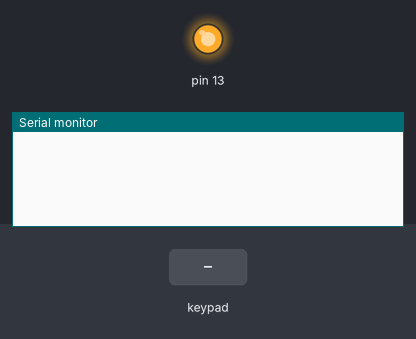
Simulated run of this program. Board: Arduino Uno, built with avr-gcc and run on an emulated ATmega328P. Shown: output pins drawn as LEDs (lit = HIGH), the last lines printed to the serial monitor. The test bench sets the inputs (shaded band).

Above: at 1.2 s.
1.3 s: key '1' pressed
At 1.9 s:
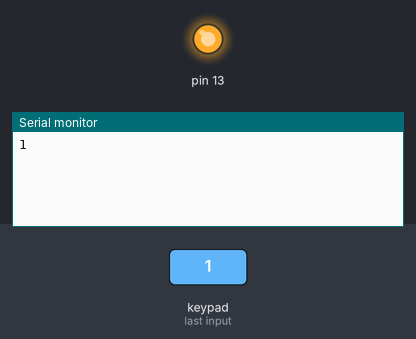
2.8 s: keypad keys 5 4 3 2 # pressed 0.4 s apart
At 5.6 s:
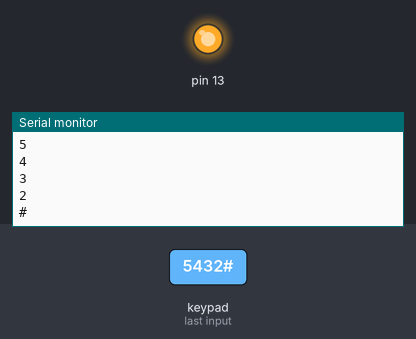
6.3 s: key 'A' pressed
At 7.0 s:
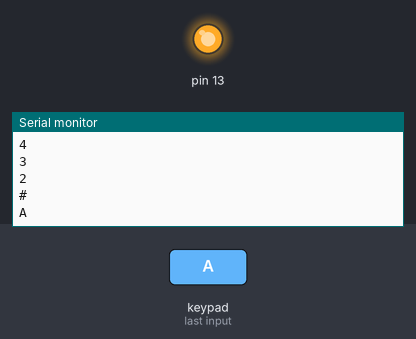
7.8 s: keypad keys 5 4 3 2 * pressed 0.4 s apart
At 10.4 s:
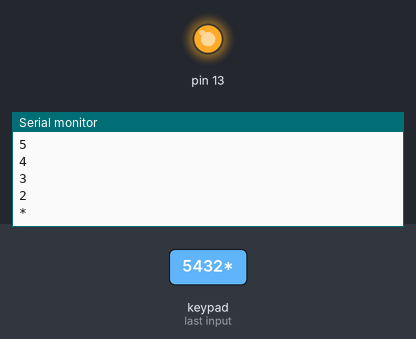
11.3 s: key 'B' pressed
At 12.1 s:
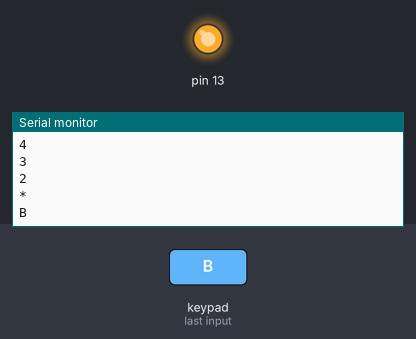
12.8 s: keypad keys 5 4 3 2 D pressed 0.4 s apart
At 15.5 s:
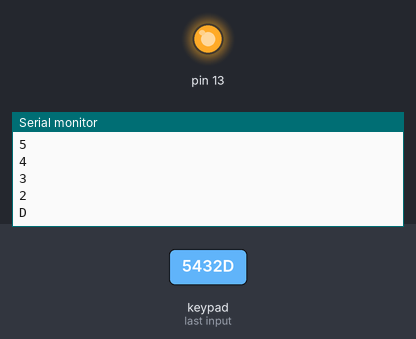
Timing chart, 0 to 17.0 s (numbered marks = the images above; inputs shaded):
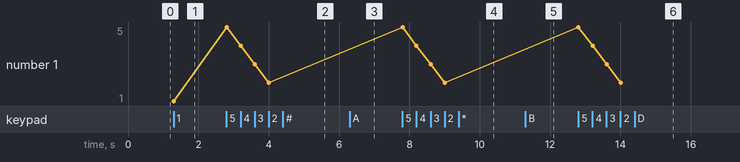

The program:

main.cpp
```cpp
#include <Arduino.h>
#include <Keypad.h>
// put function declarations here:

int myFunction(int, int);
const byte ROWS=4;
const byte COLS=4;
char keys[ROWS][COLS]={
  {'1','2','3','A'},
  {'4','5','6','B'},
  {'7','8','9','C'},
  {'*','0','#','D'},
};
//注意rowPins为从右至左，colPins为从左至右
byte rowPins[ROWS]={5,4,3,2};
byte colPins[COLS]={6,7,8,9};
Keypad keypad=Keypad(makeKeymap(keys),rowPins,colPins,ROWS,COLS);
void setup() {
  // put your setup code here, to run once:
  int result = myFunction(2, 3);
  Serial.begin(9600);
  pinMode(13,OUTPUT);
  digitalWrite(13,HIGH);
}

void loop() {
  // put your main code here, to run repeatedly:
  char key=keypad.getKey();

  if(key!=NO_KEY)
  {
    Serial.println(key);
  }
}

// put function definitions here:
int myFunction(int x, int y) {
  return x + y;
}
```

Measured:
- after the input at 1.3 s, the serial monitor: prints a new line at once (image 1)
- after the input at 2.8 s, the serial monitor: prints a new line at once (image 2)
- after the input at 6.3 s, the serial monitor: prints a new line at once (image 3)
- after the input at 7.8 s, the serial monitor: prints a new line at once (image 4)
- after the input at 11.3 s, the serial monitor: prints a new line at once (image 5)
- after the input at 12.8 s, the serial monitor: prints a new line at once (image 6)
- plotted number 1: 1 → 2 after the input at 2.8 s
